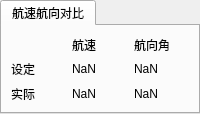
                  <widget class="QTabWidget" name="tabWidget_5">
                   <property name="currentIndex">
                    <number>0</number>
                   </property>
                   <widget class="QWidget" name="expect_4">
                    <attribute name="title">
                     <string>航速航向对比</string>
                    </attribute>
                    <layout class="QGridLayout" name="gridLayout_41">
                     <item row="2" column="0">
                      <widget class="QLabel" name="label_19">
                       <property name="text">
                        <string>实际</string>
                       </property>
                      </widget>
                     </item>
                     <item row="1" column="0">
                      <widget class="QLabel" name="label_20">
                       <property name="text">
                        <string>设定</string>
                       </property>
                      </widget>
                     </item>
                     <item row="1" column="2">
                      <widget class="QLabel" name="ql_Set_Angle_3">
                       <property name="text">
                        <string>NaN</string>
                       </property>
                      </widget>
                     </item>
                     <item row="0" column="1">
                      <widget class="QLabel" name="label_21">
                       <property name="text">
                        <string>航速</string>
                       </property>
                      </widget>
                     </item>
                     <item row="0" column="2">
                      <widget class="QLabel" name="label_22">
                       <property name="text">
                        <string>航向角</string>
                       </property>
                      </widget>
                     </item>
                     <item row="1" column="1">
                      <widget class="QLabel" name="ql_Set_Speed_3">
                       <property name="text">
                        <string>NaN</string>
                       </property>
                      </widget>
                     </item>
                     <item row="2" column="1">
                      <widget class="QLabel" name="ql_Speed_Data_3">
                       <property name="text">
                        <string>NaN</string>
                       </property>
                      </widget>
                     </item>
                     <item row="2" column="2">
                      <widget class="QLabel" name="ql_Heading_Data_3">
                       <property name="text">
                        <string>NaN</string>
                       </property>
                      </widget>
                     </item>
                    </layout>
                   </widget>
                  </widget>
